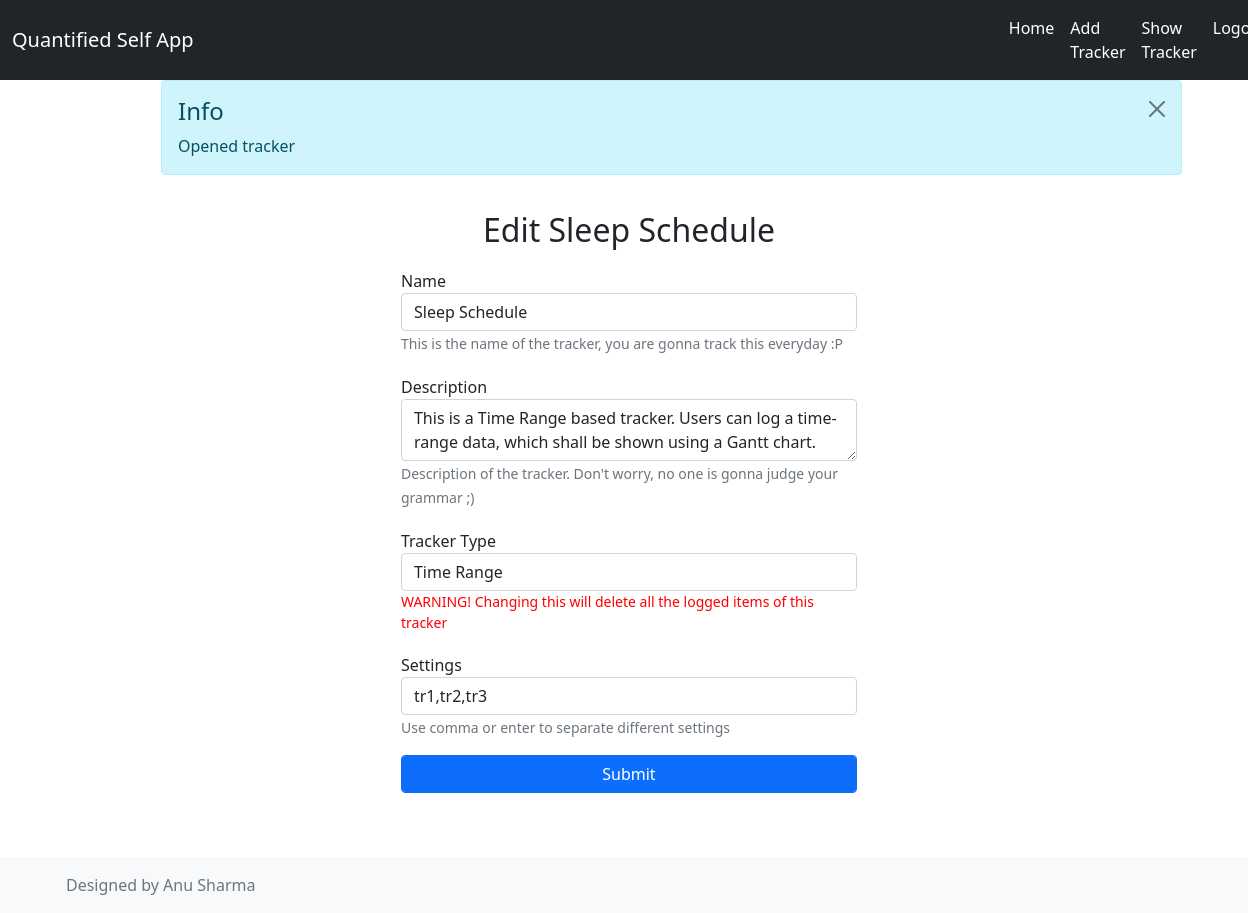
The page /tracker/19/edit (signed in) on the database its author committed.
### application/models.py (models this page shows)
class Tracker(db.Model):
    __tablename__ = 'tracker'
    id = db.Column(db.Integer, autoincrement = True, primary_key = True)
    name = db.Column(db.String(100), nullable = False)
    description = db.Column(db.String(255))
    user_id = db.Column(db.Integer, db.ForeignKey("user.id"), nullable = False)
    settings = db.relationship('Settings', backref='tracker', cascade="all,delete")
    ttype = db.relationship('Tracker_type', backref='tracker', cascade="all,delete")
    values = db.relationship('Tracker_log', backref='tracker', cascade="all,delete")

class Tracker_type(db.Model):
    __tablename__ = 'tracker_type'
    id = db.Column(db.Integer, autoincrement = True , primary_key = True)
    tracker_id = db.Column(db.Integer, db.ForeignKey("tracker.id"), nullable = False)
    datatype = db.Column(db.String(55), nullable = False)
    value = db.Column(db.String(255), nullable = True)

### application/controllers/tracker.py (the view, shortened to what this page needs)
@app.route('/tracker/<int:id>/edit', methods = ['GET', 'POST'])
@login_required
def edit_tracker(id):
    try:
        tracker_data = Tracker.query.filter_by(user_id=flask_login.current_user.id, id=id).one_or_none()
        if tracker_data:
            datatypes = list(set([i.datatype for i in tracker_data.ttype]))
            data = {
                'id': tracker_data.id,
                'name': tracker_data.name,
                'description': tracker_data.description,
                'user_id': tracker_data.user_id,
                'settings': ",".join([i.value for i in tracker_data.settings]),
                'type': datatypes[0] if len(datatypes) > 0 else '',
                'choices': [(i.id, (i.value if i.value else '')) for i in tracker_data.ttype] if len(datatypes) > 0 else ''
            }
            if request.method == 'GET':
                flash('Opened tracker', 'info')
                return render_template('tracker/add_edit.html', title=f'Edit Tracker {id}', edit_mode=True, tracker=data)
        else:
            return show_normal_404()
    except:
        app.logger.exception("Error occurred")
        abort(500)

### templates/tracker/add_edit.html (shortened to what this page needs)
{% with title=title %}{% include "header.html" %}{% endwith %}
<div class="col col-11">
<div class="row justify-content-md-center">
    <div class="col-md-auto">
<h2 class="page-head">
    {% if edit_mode %}Edit {{tracker['name']}}{% else %}Add Tracker{% endif %}
</h2>
</div>
</div>
<div class="row justify-content-md-center">
<div class="col-md-6">
{% if edit_mode %}
<form action="/tracker/{{tracker['id']}}/edit" method="POST" name="edit_tracker_form" id="edit_tracker_form">
{% else %}
<form action="/tracker/add" method="POST" name="add_tracker_form" id="add_tracker_form">
{% endif %}
    <div class="form-group">
        <label for="tname">Name</label>
        <input id="tname" class="form-control" name="tname" aria-describedby="trackerNameHelp" required minlength="5" maxlength="55" type="text" value="{% if retry %}{{form.tname.data}}{% elif edit_mode %}{{tracker['name']}}{% endif %}">
        <small id="trackerNameHelp" class="form-text text-muted">This is the name of the tracker, you are gonna track this everyday :P</small>
    </div>
    <div class="form-group">
        <label for="tdescription">Description</label>
        <textarea id="tdescription" class="form-control" aria-describedby="trackerDescriptionHelp" name="tdescription" maxlength="255" type="text">{% if retry %}{{form.tdescription.data}}{% elif edit_mode %}{{tracker['description']}}{% endif %}</textarea>
        <small id="trackerDescriptionHelp" class="form-text text-muted">Description of the tracker. Don't worry, no one is gonna judge your grammar ;)</small>
    </div>
    <div class="form-group">
        <label for="ttype">Tracker Type</label>
        <select name="ttype" id="ttype" class="form-control" required>
            {% if retry %}
                {% if form.ttype.data != '' %}
                    <option value="{{form.ttype.data}}" selected hidden>{% if form.ttype.data == 'ms' %}Multi-Select Choices{% elif form.ttype.data == 'float' %}Numerical (Decimal){% else %}Numerical (integer){% endif %}</option>
                {% endif %}
            {% elif edit_mode %}
                {% if tracker['type'] != '' %}
                    <option value="{{tracker['type']}}" selected hidden>{% if tracker['type'] == 'ms' %}Multi-Select Choices{% elif tracker['type'] == 'float' %}Numerical (Decimal){% elif tracker['type'] == 'timerange' %}Time Range{% else %}Numerical (integer){% endif %}</option>
                {% endif %}
            {% endif %}
        </select>
        {% if edit_mode %}<small id="trackerDescriptionHelp" class="form-text text-muted"><p style="color:red;">WARNING! Changing this will delete all the logged items of this tracker</p></small>{% endif %}
    </div>
    <div class="form-group">
        <label for="tsettings">Settings</label>
        <input id="tsettings" name="tsettings" aria-describedby="trackerSettingsHelp" class="form-control" required type="text" value="{% if retry %}{{form.tsettings.data}}{% elif edit_mode %}{{tracker['settings']}}{% endif %}">
        <small id="trackerNameHelp" class="form-text text-muted">Use comma or enter to separate different settings</small>
    <div class="form-group"><input id="submit" class="form-control btn btn-primary" name="submit" type="submit" value="Submit"></div>
</form>
</div>
</div>
</div>
{% with title=title %}{% include "footer.html" %}{% endwith %}

### static/css/custom.css (style rules this page uses)
.page-head { margin:20px; }
.form-group { margin-bottom:20px; }

### rows shown on the page
Tracker: name "Sleep Schedule", tname "Sleep Schedule", tdescription "This is a Time Range based tracker. Users can log a time-range data, which shall be shown using a Gantt chart."
Tracker_type: ttype "Time Range"

### other values the page prints
{{ text|e }} "Home" "Add Tracker" "Show Tracker"
{{ category | title }} "Info"
{{ message }} "Opened tracker"
